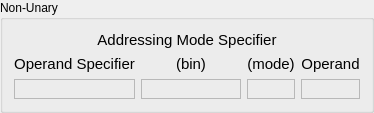
        <widget class="QGroupBox" name="pepNonUnaryGroupBox" >
         <property name="title" >
          <string>Non-Unary</string>
         </property>
         <layout class="QVBoxLayout" >
          <item>
           <widget class="QLabel" name="label_9" >
            <property name="font" >
             <font>
              <family>Lucida Grande</family>
              <pointsize>11</pointsize>
              <weight>50</weight>
              <italic>false</italic>
              <bold>false</bold>
              <underline>false</underline>
              <strikeout>false</strikeout>
             </font>
            </property>
            <property name="text" >
             <string>Addressing Mode Specifier</string>
            </property>
            <property name="alignment" >
             <set>Qt::AlignCenter</set>
            </property>
           </widget>
          </item>
          <item>
           <layout class="QHBoxLayout" >
            <item>
             <layout class="QVBoxLayout" >
              <item>
               <widget class="QLabel" name="label_3" >
                <property name="font" >
                 <font>
                  <family>Lucida Grande</family>
                  <pointsize>11</pointsize>
                  <weight>50</weight>
                  <italic>false</italic>
                  <bold>false</bold>
                  <underline>false</underline>
                  <strikeout>false</strikeout>
                 </font>
                </property>
                <property name="text" >
                 <string>Operand Specifier</string>
                </property>
                <property name="alignment" >
                 <set>Qt::AlignCenter</set>
                </property>
               </widget>
              </item>
              <item>
               <widget class="QLabel" name="pepCpuOprndSpecLabel" >
                <property name="minimumSize" >
                 <size>
                  <width>0</width>
                  <height>20</height>
                 </size>
                </property>
                <property name="maximumSize" >
                 <size>
                  <width>16777215</width>
                  <height>20</height>
                 </size>
                </property>
                <property name="font" >
                 <font>
                  <family>Lucida Grande</family>
                  <pointsize>11</pointsize>
                  <weight>50</weight>
                  <italic>false</italic>
                  <bold>false</bold>
                  <underline>false</underline>
                  <strikeout>false</strikeout>
                 </font>
                </property>
                <property name="frameShape" >
                 <enum>QFrame::StyledPanel</enum>
                </property>
                <property name="frameShadow" >
                 <enum>QFrame::Sunken</enum>
                </property>
                <property name="lineWidth" >
                 <number>1</number>
                </property>
                <property name="text" >
                 <string/>
                </property>
                <property name="alignment" >
                 <set>Qt::AlignCenter</set>
                </property>
               </widget>
              </item>
             </layout>
            </item>
            <item>
             <layout class="QVBoxLayout" >
              <item>
               <widget class="QLabel" name="label" >
                <property name="font" >
                 <font>
                  <family>Lucida Grande</family>
                  <pointsize>11</pointsize>
                  <weight>50</weight>
                  <italic>false</italic>
                  <bold>false</bold>
                  <underline>false</underline>
                  <strikeout>false</strikeout>
                 </font>
                </property>
                <property name="text" >
                 <string>(bin)</string>
                </property>
                <property name="alignment" >
                 <set>Qt::AlignCenter</set>
                </property>
               </widget>
              </item>
              <item>
               <widget class="QLabel" name="pepCpuOprndSpecBinLabel" >
                <property name="minimumSize" >
                 <size>
                  <width>100</width>
                  <height>20</height>
                 </size>
                </property>
                <property name="maximumSize" >
                 <size>
                  <width>16777215</width>
                  <height>20</height>
                 </size>
                </property>
                <property name="font" >
                 <font>
                  <family>Lucida Grande</family>
                  <pointsize>11</pointsize>
                  <weight>50</weight>
                  <italic>false</italic>
                  <bold>false</bold>
                  <underline>false</underline>
                  <strikeout>false</strikeout>
                 </font>
                </property>
                <property name="frameShape" >
                 <enum>QFrame::StyledPanel</enum>
                </property>
                <property name="frameShadow" >
                 <enum>QFrame::Sunken</enum>
                </property>
                <property name="lineWidth" >
                 <number>1</number>
                </property>
                <property name="text" >
                 <string/>
                </property>
                <property name="alignment" >
                 <set>Qt::AlignCenter</set>
                </property>
               </widget>
              </item>
             </layout>
            </item>
            <item>
             <layout class="QVBoxLayout" >
              <item>
               <widget class="QLabel" name="label_5" >
                <property name="font" >
                 <font>
                  <family>Lucida Grande</family>
                  <pointsize>11</pointsize>
                  <weight>50</weight>
                  <italic>false</italic>
                  <bold>false</bold>
                  <underline>false</underline>
                  <strikeout>false</strikeout>
                 </font>
                </property>
                <property name="text" >
                 <string>(mode)</string>
                </property>
                <property name="alignment" >
                 <set>Qt::AlignCenter</set>
                </property>
               </widget>
              </item>
              <item>
               <widget class="QLabel" name="pepCpuOprndSpecModeLabel" >
                <property name="minimumSize" >
                 <size>
                  <width>0</width>
                  <height>20</height>
                 </size>
                </property>
                <property name="maximumSize" >
                 <size>
                  <width>16777215</width>
                  <height>20</height>
                 </size>
                </property>
                <property name="font" >
                 <font>
                  <family>Lucida Grande</family>
                  <pointsize>11</pointsize>
                  <weight>50</weight>
                  <italic>false</italic>
                  <bold>false</bold>
                  <underline>false</underline>
                  <strikeout>false</strikeout>
                 </font>
                </property>
                <property name="frameShape" >
                 <enum>QFrame::StyledPanel</enum>
                </property>
                <property name="frameShadow" >
                 <enum>QFrame::Sunken</enum>
                </property>
                <property name="lineWidth" >
                 <number>1</number>
                </property>
                <property name="text" >
                 <string/>
                </property>
                <property name="alignment" >
                 <set>Qt::AlignCenter</set>
                </property>
               </widget>
              </item>
             </layout>
            </item>
            <item>
             <layout class="QVBoxLayout" >
              <item>
               <widget class="QLabel" name="label_1" >
                <property name="font" >
                 <font>
                  <family>Lucida Grande</family>
                  <pointsize>11</pointsize>
                  <weight>50</weight>
                  <italic>false</italic>
                  <bold>false</bold>
                  <underline>false</underline>
                  <strikeout>false</strikeout>
                 </font>
                </property>
                <property name="text" >
                 <string>Operand</string>
                </property>
                <property name="alignment" >
                 <set>Qt::AlignCenter</set>
                </property>
               </widget>
              </item>
              <item>
               <widget class="QLabel" name="pepCpuOprndLabel" >
                <property name="minimumSize" >
                 <size>
                  <width>0</width>
                  <height>20</height>
                 </size>
                </property>
                <property name="maximumSize" >
                 <size>
                  <width>16777215</width>
                  <height>20</height>
                 </size>
                </property>
                <property name="font" >
                 <font>
                  <family>Lucida Grande</family>
                  <pointsize>11</pointsize>
                  <weight>50</weight>
                  <italic>false</italic>
                  <bold>false</bold>
                  <underline>false</underline>
                  <strikeout>false</strikeout>
                 </font>
                </property>
                <property name="frameShape" >
                 <enum>QFrame::StyledPanel</enum>
                </property>
                <property name="frameShadow" >
                 <enum>QFrame::Sunken</enum>
                </property>
                <property name="lineWidth" >
                 <number>1</number>
                </property>
                <property name="text" >
                 <string/>
                </property>
                <property name="alignment" >
                 <set>Qt::AlignCenter</set>
                </property>
               </widget>
              </item>
             </layout>
            </item>
           </layout>
          </item>
         </layout>
        </widget>
